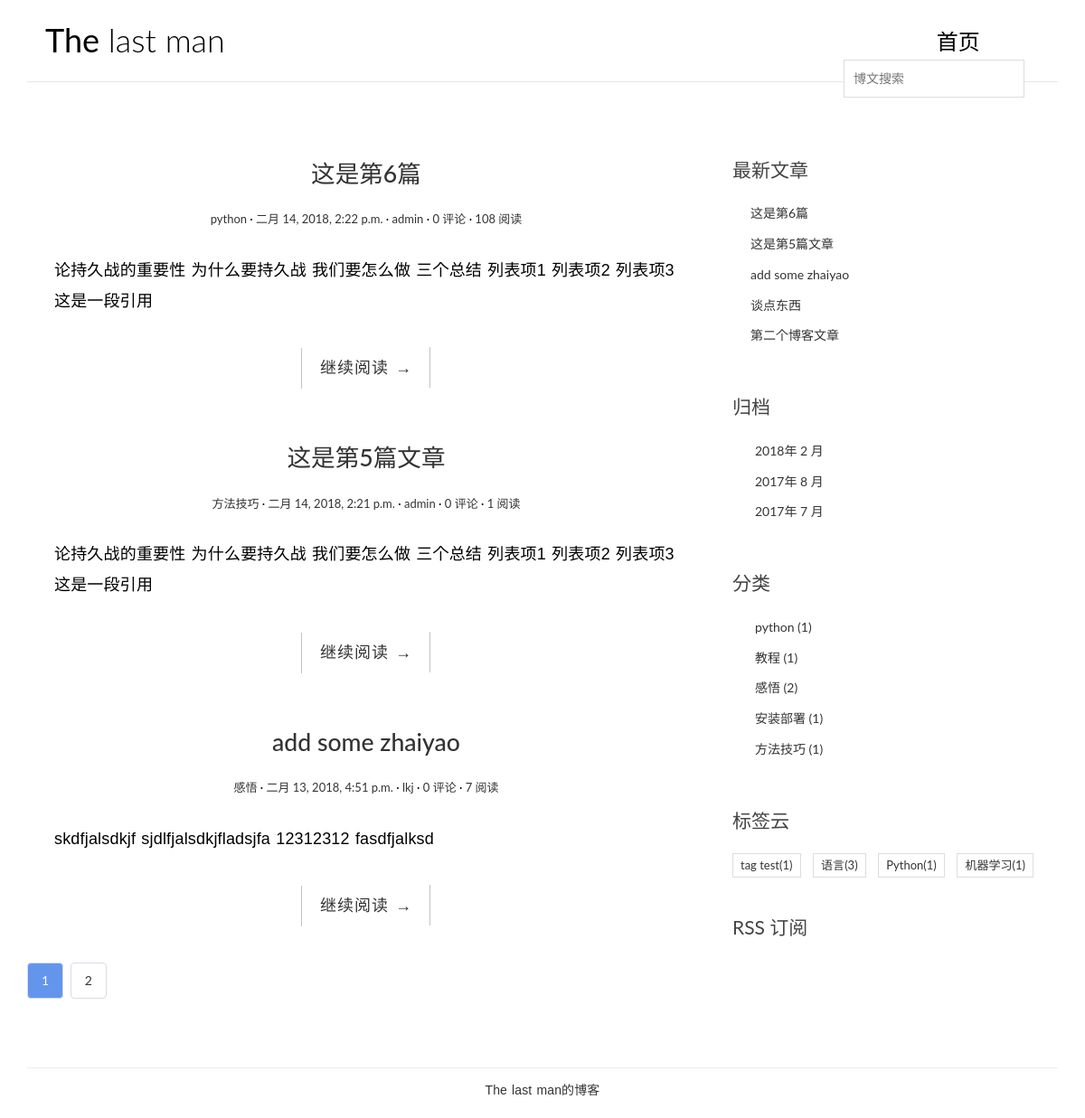
The page / on the database its author committed.
### blog/models.py (models this page shows, shortened)
class Post(models.Model):
    title = models.CharField(max_length=70)
    body = models.TextField()
    created_time = models.DateTimeField()
    modified_time = models.DateTimeField()
    excerpt = models.CharField(max_length=200, blank=True)
    category = models.ForeignKey(Category)
    tags = models.ManyToManyField(Tag, blank=True)
    author = models.ForeignKey(User)
    views = models.PositiveIntegerField(default=0)
    '''
    如果 Post 的 id（或者 pk，这里 pk 和 id 是等价的） 是 255 的话，
    那么 get_absolute_url 函数返回的就是 /post/255/ ，这样 Post 自己就生成了自己的 URL
    '''
    def get_absolute_url(self):  # 该方法是用post对象  取得   包含post-id的“URL”
        return reverse('blog:detail', kwargs={'pk': self.pk})
    class Meta:
        ordering = ["-created_time"]

class Category(models.Model):
    name = models.CharField(max_length=100)

class Tag(models.Model):
    name = models.CharField(max_length=100)

### blog/views.py (the view, shortened to what this page needs)
# urls.py: url(r'^$', views.IndexView.as_view(), name='index'),
class IndexView(ListView):
    model = Post
    template_name = "blog/index.html"
    context_object_name = 'post_list'
    paginate_by = 3
    def get_context_data(self, **kwargs):               # 在类视图中，这个需要传递的模板变量字典是通过 get_context_data 获得的，
        context = super().get_context_data(**kwargs)
        paginator = context.get('paginator')
        page = context.get('page_obj')
        is_paginated = context.get('is_paginated')
        pagination_data = self.pagiantion_data(paginator, page, is_paginated) # pagiantion_data()该方面我们下面自定义
        context.update(pagination_data)
        return context  # 注意此时 context 字典中已有了显示分页导航条所需的数据。
    def pagiantion_data(self, paginator, page, is_paginated):
        if not is_paginated:
            return {}
        left = []
        right = []
        left_has_more = False
        right_has_more = False
        first = False
        last = False
        page_number = page.number
        total_pages = paginator.num_pages
        page_range = paginator.page_range
        if page_number == 1:
            right = page_range[page_number:page_number + 2]
            if right[-1] < total_pages - 1:
                right_has_more = True
            if right[-1] < total_pages:
                last = True
        elif page_number == total_pages:
            left = page_range[(page_number - 3) if (page_number - 3) > 0 else 0:page_number - 1]
            if left[0] > 2:
                left_has_more = True
            if left[0] > 1:
                first = True
        data = {
            'left': left,
            'right': right,
            'left_has_more': left_has_more,
            'right_has_more': right_has_more,
            'first': first,
            'last': last,
        }
        return data

### blog/templatetags/blog_tags.py (called while the page is built)
@register.simple_tag
def get_recent_posts(num=5):
    return Post.objects.all().order_by("-created_time")[:num]

@register.simple_tag
def archives():
    return Post.objects.dates('created_time', 'month', order='DESC')

@register.simple_tag
def get_categories():
    return Category.objects.annotate(num_posts=Count('post')).filter(num_posts__gt=0)

@register.simple_tag
def get_tags():
    return Tag.objects.annotate(num_posts=Count('post')).filter(num_posts__gt=0)

### templates/blog/index.html (shortened to what this page needs)
{% extends 'base.html' %}
{% block main %}
                {% for post in post_list %}
                <article class="post post-1">
                    <header class="entry-header">
                        <h1 class="entry-title">
                            <a href="{{ post.get_absolute_url }}">{{ post.title }}</a>
                        </h1>
                        <div class="entry-meta">
                            <span class="post-category"><a href="#">{{ post.category.name }}</a></span>
                            <span class="post-date"><a href="#"><time class="entry-date"
                                                                      datetime="{{ post.created_time }}">{{ post.created_time }}</time></a></span>
                            <span class="post-author"><a href="#">{{ post.author }}</a></span>
                            <span class="comments-link"><a href="#">{{ post.comment_set.count }} 评论</a></span>
                            <span class="views-count"><a href="{{ post.get_absolute_url }}">{{ post.views }} 阅读</a></span>
                        </div>
                    </header>
                    <div class="entry-content clearfix">
                        <p>{{ post.excerpt }}</p>
                        <div class="read-more cl-effect-14">
                            <a href="{{ post.get_absolute_url }}" class="more-link">继续阅读 <span class="meta-nav">→</span></a>
                        </div>
                    </div>
                </article>
                {% empty %}
                  <div class="no-post">暂时还没有发布的文章</div>
                {% endfor %}
               {% if is_paginated %}
                    <div class="pagination">
                      <a class="current-page" href="?page={{ page_obj.number }}" >{{ page_obj.number }}</a>
                      {% if right %}
                        {% for i in right %}
                            <a href="?page={{ i }}">{{ i }}</a>
                        {% endfor %}
                      {% endif %}
                    </div>
                {% endif %}
{% endblock main %}

### templates/base.html (shortened to what this page needs)
{% load staticfiles %}
{% load blog_tags %}
<!DOCTYPE html>
<html>
<head>
    <link rel="stylesheet" href="{% static "blog/css/bootstrap.min.css" %}">
    <link rel="stylesheet" href="{% static "blog/css/custom.css" %}">
    <link rel="stylesheet" href="{% static "blog/css/pace.css" %}">
    <link rel="stylesheet" href="{% static "blog/css/highlights/github.css" %}">
</head>
<body>
<div class="container">
    <header id="site-header">
        <div class="row">
            <div class="col-md-4 col-sm-5 col-xs-8">
                <div class="logo">
                    <h1><a href="{% url "blog:index" %}"><b>The</b> last man</a></h1>
                </div>
            </div>
            <div class="col-md-8 col-sm-7 col-xs-4">
                <nav class="main-nav" role="navigation">
                    <div class="collapse navbar-collapse" id="bs-example-navbar-collapse-1">
                        <ul class="nav navbar-nav navbar-right">
                            <li class="cl-effect-11"><a href="{% url "blog:index" %}" data-hover="首页">首页</a></li>
                        </ul>
                    </div>
                </nav>
                <div id="header-search-box">
                    <div id="search-form" class="search-form">
                        <form role="search" method="get" id="searchform" action="{% url 'haystack_search' %}">
                            <input type="search" name="q" placeholder="博文搜索" required>
                        </form>
                    </div>
                </div>
            </div>
        </div>
    </header>
</div>
<div class="content-body">
    <div class="container">
        <div class="row">
            <main class="col-md-8">
                {% block main %}
                {% endblock main %}
            </main>
            <aside class="col-md-4">
                <div class="widget widget-recent-posts">
                    <h3 class="widget-title">最新文章</h3>
                    {% get_recent_posts as recent_post_list %}
                    <ul>
                        {% for post in recent_post_list %}
                        <li>
                            <a href="{{ post.get_absolute_url }}">{{ post.title }}</a>
                        </li>
                        {% empty %}
                            暂无文章！
                        {% endfor %}
                    </ul>
                </div>
                <div class="widget widget-archives">
                    <h3 class="widget-title">归档</h3>
                    {% archives as date_list %}
                    <ul>
                        {% for date in date_list %}
                        <li>
                            <a href="{% url 'blog:archives' date.year date.month %}">{{ date.year }}年 {{ date.month }} 月</a>
                        </li>
                            {% empty %}
                            暂无归档！
                        {% endfor %}
                    </ul>
                </div>
                <div class="widget widget-category">
                    <h3 class="widget-title">分类</h3>
                    <ul>
                        {% get_categories as category_list %}
                        {% for category in category_list %}
                        <li>
                            <a href="{% url 'blog:category' category.pk %}">{{ category.name }}
                            <span class="post-count">({{ category.num_posts }})</span></a>
                        </li>
                            {% empty %}
                            暂无分类！
                        {% endfor %}
                    </ul>
                </div>
                <div class="widget widget-tag-cloud">
                    <h3 class="widget-title">标签云</h3>
                    {% get_tags as tags_list %}
                    <ul>
                        {% for tag in tags_list %}
                        <li>
                            <a href="{% url 'blog:tag' tag.pk %}">{{ tag.name }}<span class="post-count">({{ tag.num_posts }})</span></a>
                        </li>
                            {% empty %}
                            暂无标签
                        {% endfor %}
                    </ul>
                </div>
                <div class="rss">
                  <a href="{% url 'rss' %}"> RSS 订阅</a>
                </div>
            </aside>
        </div>
    </div>
</div>
<footer id="site-footer">
    <div class="container">
        <div class="row">
            <div class="col-md-12">
                <p class="copyright">
                     <a href="#" title="坚持记录" target="_blank">The last man的博客</a>
                </p>
            </div>
        </div>
    </div>
</footer>
</body>
</html>

### blog/static/blog/css/pace.css (style rules this page uses)
.pagination { margin-top: 25px; text-align: center; }
.pagination a { display: inline-block; line-height: 38px; padding: 0 15px; margin-right: 4px; text-align: center; background-color: #fff; user-select: none; cursor: pointer; font-size: 14px; border: 1px solid #d7dde4; border-radius: 4px; transition: all .2s ease-in-out; }
.pagination .current-page { color: white; background-color: #6495ED; }

### rows shown on the page
Post: title "这是第6篇", category.name "python", created_time "二月 14, 2018, 2:22 p.m.", author "admin", comment_set.count "0", views "108", excerpt "论持久战的重要性 为什么要持久战 我们要怎么做 三个总结 列表项1 列表项2 列表项3 这是一段引用"
Post: title "这是第5篇文章", category.name "方法技巧", created_time "二月 14, 2018, 2:21 p.m.", author "admin", comment_set.count "0", views "1", excerpt "论持久战的重要性 为什么要持久战 我们要怎么做 三个总结 列表项1 列表项2 列表项3 这是一段引用"
Post: title "add some zhaiyao", category.name "感悟", created_time "二月 13, 2018, 4:51 p.m.", author "lkj", comment_set.count "0", views "7", excerpt "skdfjalsdkjf sjdlfjalsdkjfladsjfa 12312312 fasdfjalksd"
Post: title "谈点东西"
Post: title "第二个博客文章"
Category: name "python", num_posts "1"
Category: name "教程", num_posts "1"
Category: name "感悟", num_posts "2"
Category: name "安装部署", num_posts "1"
Category: name "方法技巧", num_posts "1"
Tag: name "tag test", num_posts "1"
Tag: name "语言", num_posts "3"
Tag: name "Python", num_posts "1"
Tag: name "机器学习", num_posts "1"

### other values the page prints
{{ page_obj.number }} "1"
{{ i }} "2"
{{ date.year }} "2018" "2017" "2017"
{{ date.month }} "2" "8" "7"
